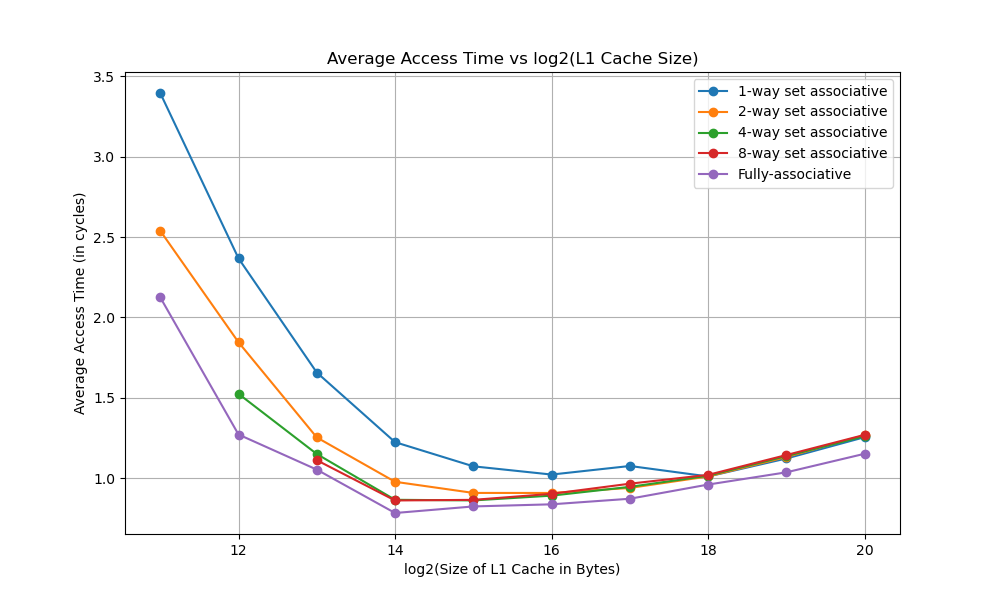

The Python source for this figure:
import subprocess
import re
import matplotlib.pyplot as plt
import numpy as np

# Constants
block_size = 32  # Fixed block size
num_of_vc_blocks = 0  # No victim cache
l2_size = 0  # No L2 cache
l2_assoc = 0  # No L2 cache
trace_file_name = 'gcc_trace.txt'  # Replace with actual trace file name

# Cache sizes from 2KB to 1MB in bytes
sizes_kb = [2, 4, 8, 16, 32, 64, 128, 256, 512, 1024]
sizes_bytes = [size * 1024 for size in sizes_kb]

# Associativities to test
associativities = [1, 2, 4, 8, 'fully-associative']

# Regular expression to capture average access time from output.txt
access_time_pattern = re.compile(r"1\. average access time:\s+([0-9]*\.[0-9]*)")

# Function to run the cache simulator and extract the average access time
def run_cache_sim(L1_size, L1_assoc):
    # Determine associativity parameter
    if L1_assoc == 'fully-associative':
        assoc_arg = L1_size // block_size  # Associativity is Size / Block Size for fully-associative
    else:
        assoc_arg = L1_assoc

    command = f'./cache_sim {L1_size} {assoc_arg} {block_size} {num_of_vc_blocks} {l2_size} {l2_assoc} {trace_file_name} > output.txt'
    subprocess.run(command, shell=True)
    
    # Read and parse the output file
    with open('output.txt', 'r') as f:
        output = f.read()
        match = access_time_pattern.search(output)
        if match:
            return float(match.group(1))
        else:
            return None  # Return None if no valid access time is found

# Store results in a dictionary, one entry per associativity
access_times = {assoc: {'sizes': [], 'times': []} for assoc in associativities}

# Run experiments for each combination of SIZE and ASSOCIATIVITY
for size in sizes_bytes:
    for assoc in associativities:
        access_time = run_cache_sim(size, assoc)
        if access_time is not None:
            access_times[assoc]['sizes'].append(np.log2(size))  # Store log2(size)
            access_times[assoc]['times'].append(access_time)  # Store average access time

# Plotting the results
plt.figure(figsize=(10, 6))
for assoc in associativities:
    label = f'{assoc}-way set associative' if assoc != 'fully-associative' else 'Fully-associative'
    
    # Only plot if there are valid data points for this associativity
    if access_times[assoc]['sizes'] and access_times[assoc]['times']:
        plt.plot(access_times[assoc]['sizes'], access_times[assoc]['times'], label=label, marker='o')

# Add labels and title
plt.xlabel('log2(Size of L1 Cache in Bytes)')
plt.ylabel('Average Access Time (in cycles)')
plt.title('Average Access Time vs log2(L1 Cache Size)')
plt.legend()
plt.grid(True)
plt.show()
